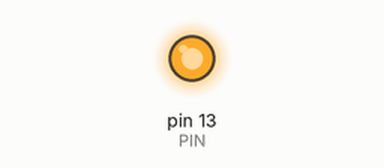
Simulated run of this sketch. Board: Arduino Uno, built with avr-gcc and run on an emulated ATmega328P. Shown: output pins drawn as LEDs (lit = HIGH).

Above: at 5.0 s.
At 11.0 s:
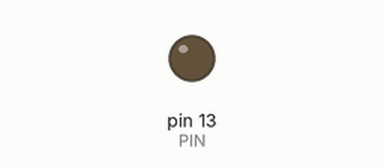
Timing chart, 0 to 15.6 s (numbered marks = the images above):
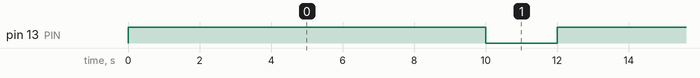

Measured:
- by itself, pin 13 (PIN): alternates HIGH for 10.0 s and LOW for 2.0 s

The sketch:

SevenColorFlash.ino
```cpp
//設定腳位
const int PIN = 13;
void setup() {
  //設定腳位模式
  pinMode(PIN,OUTPUT);

}

void loop() {
  //給予高電位，使其亮燈。
  digitalWrite(PIN,HIGH);
  delay (10000);

  //熄燈
  digitalWrite (PIN, LOW);
  delay (2000);

}
```
